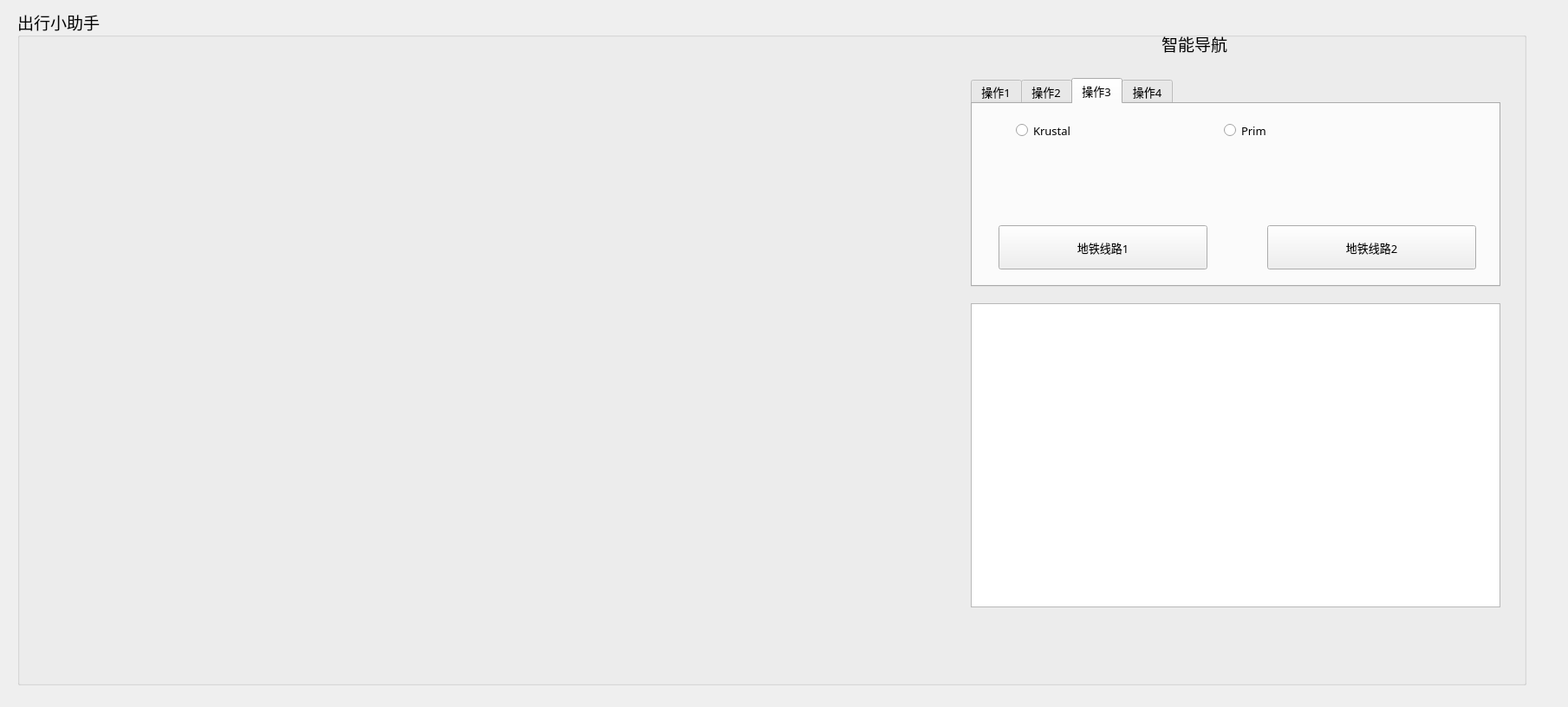
<?xml version="1.0" encoding="UTF-8"?>
<ui version="4.0">
 <class>Form</class>
 <widget class="QWidget" name="Form">
  <property name="geometry">
   <rect>
    <x>0</x>
    <y>0</y>
    <width>1809</width>
    <height>816</height>
   </rect>
  </property>
  <property name="windowTitle">
   <string>Form</string>
  </property>
  <widget class="QGroupBox" name="groupBox">
   <property name="geometry">
    <rect>
     <x>20</x>
     <y>10</y>
     <width>1741</width>
     <height>781</height>
    </rect>
   </property>
   <property name="font">
    <font>
     <family>幼圆</family>
     <pointsize>14</pointsize>
    </font>
   </property>
   <property name="title">
    <string>出行小助手</string>
   </property>
   <widget class="QTextBrowser" name="textBrowser">
    <property name="geometry">
     <rect>
      <x>1100</x>
      <y>340</y>
      <width>611</width>
      <height>351</height>
     </rect>
    </property>
    <property name="font">
     <font>
      <family>幼圆</family>
      <pointsize>10</pointsize>
     </font>
    </property>
   </widget>
   <widget class="QWidget" name="widget" native="true">
    <property name="geometry">
     <rect>
      <x>30</x>
      <y>80</y>
      <width>1001</width>
      <height>651</height>
     </rect>
    </property>
    <property name="font">
     <font>
      <family>幼圆</family>
      <pointsize>10</pointsize>
     </font>
    </property>
   </widget>
   <widget class="QLabel" name="label">
    <property name="geometry">
     <rect>
      <x>1320</x>
      <y>10</y>
      <width>201</width>
      <height>61</height>
     </rect>
    </property>
    <property name="font">
     <font>
      <family>幼圆</family>
      <pointsize>14</pointsize>
     </font>
    </property>
    <property name="text">
     <string>智能导航</string>
    </property>
   </widget>
   <widget class="QTabWidget" name="tabWidget">
    <property name="geometry">
     <rect>
      <x>1100</x>
      <y>80</y>
      <width>611</width>
      <height>241</height>
     </rect>
    </property>
    <property name="font">
     <font>
      <family>幼圆</family>
      <pointsize>10</pointsize>
     </font>
    </property>
    <property name="toolTip">
     <string>&lt;html&gt;&lt;head/&gt;&lt;body&gt;&lt;p&gt;Operation1&lt;/p&gt;&lt;/body&gt;&lt;/html&gt;</string>
    </property>
    <property name="currentIndex">
     <number>2</number>
    </property>
    <widget class="QWidget" name="tab_1">
     <attribute name="title">
      <string>操作1</string>
     </attribute>
     <widget class="QRadioButton" name="radioButton">
      <property name="geometry">
       <rect>
        <x>50</x>
        <y>10</y>
        <width>181</width>
        <height>41</height>
       </rect>
      </property>
      <property name="font">
       <font>
        <family>幼圆</family>
        <pointsize>10</pointsize>
       </font>
      </property>
      <property name="text">
       <string>Johnson</string>
      </property>
     </widget>
     <widget class="QRadioButton" name="radioButton_2">
      <property name="geometry">
       <rect>
        <x>290</x>
        <y>10</y>
        <width>311</width>
        <height>41</height>
       </rect>
      </property>
      <property name="font">
       <font>
        <family>幼圆</family>
        <pointsize>10</pointsize>
       </font>
      </property>
      <property name="text">
       <string>Floyd-Warshall</string>
      </property>
     </widget>
     <widget class="QLabel" name="label_2">
      <property name="geometry">
       <rect>
        <x>50</x>
        <y>70</y>
        <width>68</width>
        <height>31</height>
       </rect>
      </property>
      <property name="font">
       <font>
        <family>幼圆</family>
        <pointsize>10</pointsize>
       </font>
      </property>
      <property name="text">
       <string>起点</string>
      </property>
     </widget>
     <widget class="QLabel" name="label_3">
      <property name="geometry">
       <rect>
        <x>290</x>
        <y>70</y>
        <width>68</width>
        <height>31</height>
       </rect>
      </property>
      <property name="font">
       <font>
        <family>幼圆</family>
        <pointsize>10</pointsize>
       </font>
      </property>
      <property name="text">
       <string>终点</string>
      </property>
     </widget>
     <widget class="QLineEdit" name="lineEdit">
      <property name="geometry">
       <rect>
        <x>120</x>
        <y>60</y>
        <width>113</width>
        <height>51</height>
       </rect>
      </property>
      <property name="font">
       <font>
        <family>幼圆</family>
        <pointsize>12</pointsize>
       </font>
      </property>
     </widget>
     <widget class="QLineEdit" name="lineEdit_2">
      <property name="geometry">
       <rect>
        <x>360</x>
        <y>60</y>
        <width>113</width>
        <height>51</height>
       </rect>
      </property>
      <property name="font">
       <font>
        <family>幼圆</family>
        <pointsize>12</pointsize>
       </font>
      </property>
     </widget>
     <widget class="QPushButton" name="pushButton">
      <property name="geometry">
       <rect>
        <x>50</x>
        <y>140</y>
        <width>501</width>
        <height>51</height>
       </rect>
      </property>
      <property name="font">
       <font>
        <family>幼圆</family>
        <pointsize>10</pointsize>
       </font>
      </property>
      <property name="text">
       <string>查询起点到终点的最短路径</string>
      </property>
     </widget>
    </widget>
    <widget class="QWidget" name="tab_2">
     <attribute name="title">
      <string>操作2</string>
     </attribute>
     <widget class="QPushButton" name="pushButton_2">
      <property name="geometry">
       <rect>
        <x>50</x>
        <y>140</y>
        <width>501</width>
        <height>51</height>
       </rect>
      </property>
      <property name="font">
       <font>
        <family>幼圆</family>
        <pointsize>10</pointsize>
       </font>
      </property>
      <property name="text">
       <string>查询从起点到其他点的最短路径</string>
      </property>
     </widget>
     <widget class="QRadioButton" name="radioButton_3">
      <property name="geometry">
       <rect>
        <x>290</x>
        <y>10</y>
        <width>311</width>
        <height>41</height>
       </rect>
      </property>
      <property name="font">
       <font>
        <family>幼圆</family>
        <pointsize>10</pointsize>
       </font>
      </property>
      <property name="text">
       <string>Floyd-Warshall</string>
      </property>
     </widget>
     <widget class="QRadioButton" name="radioButton_4">
      <property name="geometry">
       <rect>
        <x>50</x>
        <y>10</y>
        <width>181</width>
        <height>41</height>
       </rect>
      </property>
      <property name="font">
       <font>
        <family>幼圆</family>
        <pointsize>10</pointsize>
       </font>
      </property>
      <property name="text">
       <string>Johnson</string>
      </property>
     </widget>
     <widget class="QLineEdit" name="lineEdit_3">
      <property name="geometry">
       <rect>
        <x>120</x>
        <y>60</y>
        <width>113</width>
        <height>51</height>
       </rect>
      </property>
      <property name="font">
       <font>
        <family>幼圆</family>
        <pointsize>10</pointsize>
       </font>
      </property>
     </widget>
     <widget class="QLabel" name="label_4">
      <property name="geometry">
       <rect>
        <x>50</x>
        <y>70</y>
        <width>68</width>
        <height>31</height>
       </rect>
      </property>
      <property name="font">
       <font>
        <family>幼圆</family>
        <pointsize>10</pointsize>
       </font>
      </property>
      <property name="text">
       <string>起点</string>
      </property>
     </widget>
    </widget>
    <widget class="QWidget" name="tab_3">
     <attribute name="title">
      <string>操作3</string>
     </attribute>
     <widget class="QPushButton" name="pushButton_3">
      <property name="geometry">
       <rect>
        <x>30</x>
        <y>140</y>
        <width>241</width>
        <height>51</height>
       </rect>
      </property>
      <property name="font">
       <font>
        <family>幼圆</family>
        <pointsize>10</pointsize>
       </font>
      </property>
      <property name="text">
       <string>地铁线路1</string>
      </property>
     </widget>
     <widget class="QRadioButton" name="radioButton_5">
      <property name="geometry">
       <rect>
        <x>50</x>
        <y>10</y>
        <width>181</width>
        <height>41</height>
       </rect>
      </property>
      <property name="font">
       <font>
        <family>幼圆</family>
        <pointsize>10</pointsize>
       </font>
      </property>
      <property name="text">
       <string>Krustal</string>
      </property>
     </widget>
     <widget class="QRadioButton" name="radioButton_6">
      <property name="geometry">
       <rect>
        <x>290</x>
        <y>10</y>
        <width>241</width>
        <height>41</height>
       </rect>
      </property>
      <property name="font">
       <font>
        <family>幼圆</family>
        <pointsize>10</pointsize>
       </font>
      </property>
      <property name="text">
       <string>Prim</string>
      </property>
     </widget>
     <widget class="QPushButton" name="pushButton_5">
      <property name="geometry">
       <rect>
        <x>340</x>
        <y>140</y>
        <width>241</width>
        <height>51</height>
       </rect>
      </property>
      <property name="font">
       <font>
        <family>幼圆</family>
        <pointsize>10</pointsize>
       </font>
      </property>
      <property name="text">
       <string>地铁线路2</string>
      </property>
     </widget>
    </widget>
    <widget class="QWidget" name="tab_4">
     <attribute name="title">
      <string>操作4</string>
     </attribute>
     <widget class="QPushButton" name="pushButton_4">
      <property name="geometry">
       <rect>
        <x>50</x>
        <y>140</y>
        <width>501</width>
        <height>51</height>
       </rect>
      </property>
      <property name="font">
       <font>
        <family>幼圆</family>
        <pointsize>10</pointsize>
       </font>
      </property>
      <property name="text">
       <string>查询从起点出发的最佳公交路线</string>
      </property>
     </widget>
     <widget class="QLineEdit" name="lineEdit_4">
      <property name="geometry">
       <rect>
        <x>120</x>
        <y>60</y>
        <width>113</width>
        <height>51</height>
       </rect>
      </property>
      <property name="font">
       <font>
        <family>幼圆</family>
        <pointsize>10</pointsize>
       </font>
      </property>
     </widget>
     <widget class="QLabel" name="label_5">
      <property name="geometry">
       <rect>
        <x>50</x>
        <y>70</y>
        <width>68</width>
        <height>31</height>
       </rect>
      </property>
      <property name="font">
       <font>
        <family>幼圆</family>
        <pointsize>10</pointsize>
       </font>
      </property>
      <property name="text">
       <string>起点</string>
      </property>
     </widget>
    </widget>
   </widget>
  </widget>
 </widget>
 <resources/>
 <connections/>
</ui>
